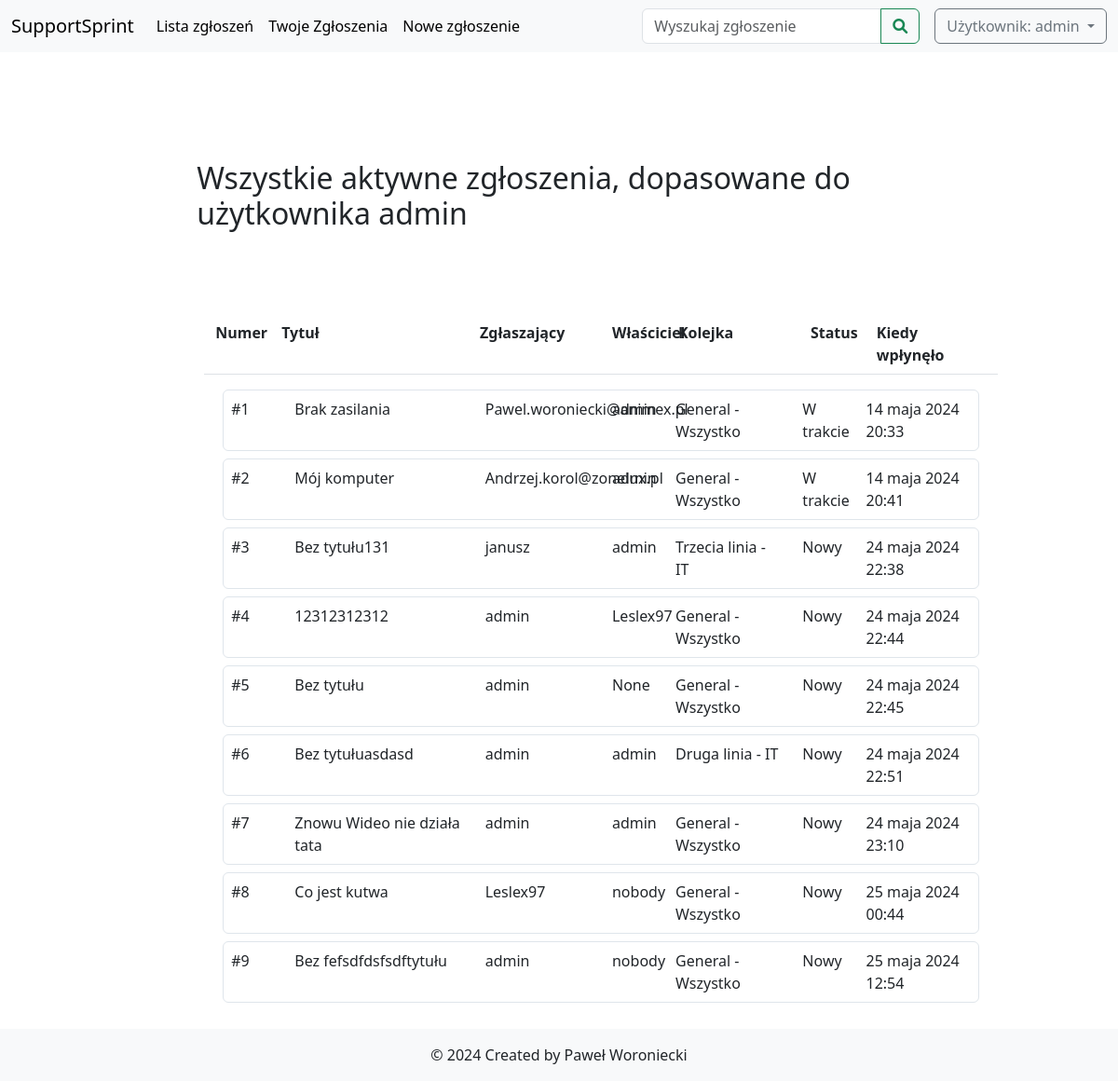
Screenshot of /tickets/ (signed in) with the database file from the repository.
### deskhelp/models.py (models this page shows, shortened)
class Ticket(models.Model):
    class Status(models.TextChoices):
        NOWY = 'Nowy', _('Nowy')
        W_TRAKCIE = 'W trakcie', _('W trakcie')
        ZAKONCZONY = 'Zakończony', _('Zakończony')
        ZAMKNIETY = 'Zamknięty', _('Zamknięty')
        ODRZUCONY = 'Odrzucony', _('Odrzucony')
        ZAMROZONY = 'Zamrożony', _('Zamrożony')
        NIEAKTYWNY = 'Nieaktywny', _('Nieaktywny')
    title = models.TextField(
        default='Bez tytułu',
        verbose_name='Tytuł zgłoszenia',
        null=False
    )
    reporter = models.CharField(
        max_length=50,
        verbose_name='Zgłaszający'
    )
    content = models.TextField(
        verbose_name='Treść',
        max_length=10000,
        null=False
    )
    owner = models.ForeignKey(
        User,
        blank=True,
        null=True,
        on_delete=models.CASCADE
    )
    status = models.CharField(
        max_length=20,
        choices=Status.choices,
        default=Status.NOWY
    )
    queue = models.ForeignKey(Queue,
                               on_delete=models.CASCADE,
                                 default=1,
                                 verbose_name='Kolejka')
    created_at = models.DateTimeField(auto_now_add=True)
    updated_at = models.DateTimeField(auto_now=True)

class Queue(models.Model):
    name = models.CharField(max_length=100)
    department = models.ForeignKey(Department, on_delete=models.CASCADE)
    users = models.ManyToManyField(User, related_name='queues')
    def __str__(self):
        return f"{self.name} - {self.department.name}"

class Department(models.Model):
    name = models.CharField(max_length=100)
    users = models.ForeignKey(User , on_delete=models.CASCADE, null=True)

### deskhelp/views.py (the view)
# urls.py: path('tickets/', ListTickets.as_view(), name='tickets'),
class ListTickets(
    FormView
):
    template_name = 'tickets.html'
    form_class = SearchForm
    success_url ='.'
    def get_context_data(self, **kwargs):
        context = super().get_context_data(**kwargs)
        context["user"] = self.request.user
        tickets = Ticket.objects.filter(
            status__in=[Ticket.Status.NOWY, Ticket.Status.W_TRAKCIE, Ticket.Status.ZAMROZONY]
        )
        for ticket in tickets:
            if len(ticket.title) > 40:
                ticket.truncated_title = ticket.title[:30] + "..."
            else:
                ticket.truncated_title = ticket.title
        context['tickets'] = tickets
        return context

### deskhelp/forms.py
class SearchForm(forms.Form):
    fraze = forms.CharField(
        required=False,
        strip=True,
        max_length=20,
        label = 'Wyszukiwanie')

### deskhelp/templates/tickets.html
{% extends 'desk_main.html' %}
{% block content %}
{% block headeer %}
<h2 class='h2  pb-5 mb-5'>Wszystkie aktywne zgłoszenia, dopasowane do użytkownika {{ user.username }} </h2>
{% endblock %}
<div class='  m-2'>
    <div class="container-fluid">
<div class="row fw-bold border-bottom pb-2 mb-3">
    <div class="col-md-1">Numer</div>
    <div class="col-md-3">Tytuł</div>
    <div class="col-md-2">Zgłaszający</div>
    <div class="col-md-1">Właściciel</div>
    <div class="col-md-2">Kolejka</div>
    <div class="col-md-1">Status</div>
    <div class="col-md-2">Kiedy wpłynęło</div>
</div>
        {% for ticket in tickets %}
        <div class='ticket border rounded mb-2 m-2 p-2' onclick="window.location.href='{% url 'ticket_details' ticket.id %}'">
            <div class="row">
                <div class="col-md-1">#{{ ticket.id }}</div>
                <div class="col-md-3">{{ ticket.truncated_title }}</div>
                <div class="col-md-2">{{ ticket.reporter }}</div>
                <div class="col-md-1">{{ ticket.owner }}</div>
                <div class="col-md-2">{{ ticket.queue }}</div>
                <div class="col-md-1">{{ ticket.status }}</div>
                <div class="col-md-2">{{ ticket.created_at }}</div>
            </div>
        </div>
        {% endfor %}
    </div>
</div>
{% endblock %}

### templates/base.html (shortened to what this page needs)
{% load static %}
<!DOCTYPE html>
<html lang="pl">
  <head>
    <link
      href="https://cdn.jsdelivr.net/npm/bootstrap@5.3.3/dist/css/bootstrap.min.css"
      rel="stylesheet"
    />
    <link
      href="https://cdnjs.cloudflare.com/ajax/libs/font-awesome/6.0.0-beta3/css/all.min.css"
      rel="stylesheet"
    />
    <link href="{% static 'css/style.css' %}" rel="stylesheet" />
  </head>
  <body>
    <nav class="navbar navbar-expand-lg navbar-light bg-light navbar-custom">
      <div class="container-fluid">
      <a class="navbar-brand" href="{% url 'home' %}">SupportSprint</a>
        <div class="collapse navbar-collapse" id="navbarSupportedContent">
          <ul class="navbar-nav me-auto mb-2 mb-lg-0">
    <li class="nav-item">
      <a
        class="nav-link active"
        aria-current="page"
        href="{% url 'tickets' %}"
        >Lista zgłoszeń</a
      >
    </li>
        <li class="nav-item">
      <a
        class="nav-link active"
        aria-current="page"
        href="{% url 'user_tickets' %}"
        >Twoje Zgłoszenia</a
      >
    </li>
    <li class="nav-item">
      <a
        class="nav-link active"
        aria-current="page"
        href="{% url 'create_ticket' %}"
        >Nowe zgłoszenie</a
      >
  </ul>
          {% block search_form%}
          {% endblock %}
          {% if user.is_authenticated %}
          <ul class="navbar-nav user-dropdown">
            <li class="nav-item dropdown">
              <button
                class="btn btn-outline-secondary dropdown-toggle"
                id="navbarDropdown"
                data-bs-toggle="dropdown"
                aria-expanded="false"
              >
                Użytkownik: {{ user.username }}
              </button>
            </li>
          </ul>
          {% endif %}
        </div>
      </div>
    </nav>
    <main class="content">
      <div class="container-fluid col-10 pt-5 mt-5">
        {% block content %}
        {% endblock %}
      </div>
    </main>
    <footer class="footer bg-light">
      &copy; 2024 Created by Paweł Woroniecki
    </footer>
  </body>
</html>

### static/css/style.css (style rules this page uses)
html, body { height: 100%; margin: 0; }
body { display: flex; flex-direction: column; }
.ticket { cursor: pointer; background-color: white ; border: 1px solid #dfe5eb !important; }
.content { flex: 1; }
.footer { text-align: center; padding: 1rem 0; font-size: 1rem; flex-shrink: 0; }
.content { margin-left: 90px; padding: 20px; }
.user-dropdown { right:5px !important; }

### rows the page displays
Ticket: id "1", truncated_title "Brak zasilania", reporter "Pawel.woroniecki@animex.pl", owner "admin", queue "General - Wszystko", status "W trakcie", created_at "14 maja 2024 20:33"
Ticket: id "2", truncated_title "Mój komputer", reporter "Andrzej.korol@zonelux.pl", owner "admin", queue "General - Wszystko", status "W trakcie", created_at "14 maja 2024 20:41"
Ticket: id "3", truncated_title "Bez tytułu131", reporter "janusz", owner "admin", queue "Trzecia linia - IT", status "Nowy", created_at "24 maja 2024 22:38"
Ticket: id "4", truncated_title "12312312312", reporter "admin", owner "Leslex97", queue "General - Wszystko", status "Nowy", created_at "24 maja 2024 22:44"
Ticket: id "5", truncated_title "Bez tytułu", reporter "admin", owner "None", queue "General - Wszystko", status "Nowy", created_at "24 maja 2024 22:45"
Ticket: id "6", truncated_title "Bez tytułuasdasd", reporter "admin", owner "admin", queue "Druga linia - IT", status "Nowy", created_at "24 maja 2024 22:51"
Ticket: id "7", truncated_title "Znowu Wideo nie działa tata", reporter "admin", owner "admin", queue "General - Wszystko", status "Nowy", created_at "24 maja 2024 23:10"
Ticket: id "8", truncated_title "Co jest kutwa", reporter "Leslex97", owner "nobody", queue "General - Wszystko", status "Nowy", created_at "25 maja 2024 00:44"
Ticket: id "9", truncated_title "Bez fefsdfdsfsdftytułu", reporter "admin", owner "nobody", queue "General - Wszystko", status "Nowy", created_at "25 maja 2024 12:54"

### other values shown
{{ user.username }} "admin"
